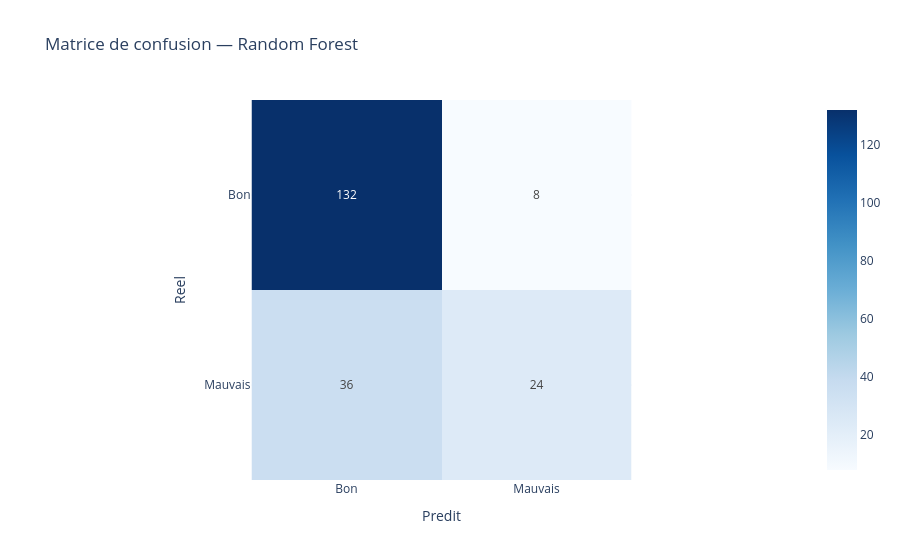

Here is the notebook cell this chart was saved with:
### Markdown cell above
## 3. Matrice de confusion du meilleur modele

### Code cell
# Meilleur modele
best_name = df_results.iloc[0]['Modele']
best_model = models[best_name]
X_te = X_test_scaled if 'Logistic' in best_name else X_test
y_pred = best_model.predict(X_te)

print(f'Meilleur modele : {best_name}')
print(f'\n{classification_report(y_test, y_pred, target_names=["Bon payeur", "Mauvais payeur"])}')

cm = confusion_matrix(y_test, y_pred)
fig = px.imshow(cm, text_auto=True, title=f'Matrice de confusion — {best_name}',
    labels=dict(x='Predit', y='Reel'),
    x=['Bon', 'Mauvais'], y=['Bon', 'Mauvais'],
    color_continuous_scale='Blues', template='plotly_white')
fig.show()
fig.write_image(ASSETS / '04_confusion_matrix.png', scale=2)

### Figure 1 — Plotly figure (JSON) as saved in the notebook; plotly's stock layout.template omitted (floating-point values rounded to 4 significant figures)
{"data": [{"coloraxis": "coloraxis", "hovertemplate": "Predit: %{x}<br>Reel: %{y}<br>color: %{z}<extra></extra>", "name": "0", "texttemplate": "%{z}", "type": "heatmap", "x": ["Bon", "Mauvais"], "xaxis": "x", "y": ["Bon", "Mauvais"], "yaxis": "y", "z": [[132, 8], [36, 24]]}], "layout": {"coloraxis": {"colorscale": [[0, "rgb(247,251,255)"], [0.125, "rgb(222,235,247)"], [0.25, "rgb(198,219,239)"], [0.375, "rgb(158,202,225)"], [0.5, "rgb(107,174,214)"], [0.625, "rgb(66,146,198)"], [0.75, "rgb(33,113,181)"], [0.875, "rgb(8,81,156)"], [1, "rgb(8,48,107)"]]}, "title": {"text": "Matrice de confusion — Random Forest"}, "xaxis": {"anchor": "y", "constrain": "domain", "domain": [0, 1], "scaleanchor": "y", "title": {"text": "Predit"}}, "yaxis": {"anchor": "x", "autorange": "reversed", "constrain": "domain", "domain": [0, 1], "title": {"text": "Reel"}}}}
